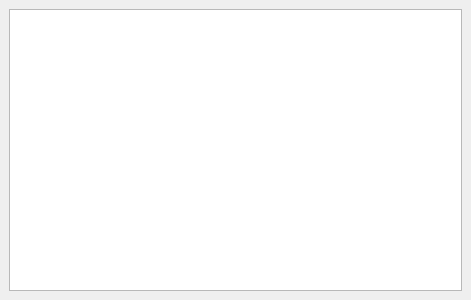
<?xml version="1.0" encoding="UTF-8"?>
<ui version="4.0">
 <class>LoggerWin</class>
 <widget class="QDockWidget" name="LoggerWin">
  <property name="geometry">
   <rect>
    <x>0</x>
    <y>0</y>
    <width>471</width>
    <height>300</height>
   </rect>
  </property>
  <property name="windowTitle">
   <string>logger</string>
  </property>
   <widget class="QWidget" name="verticalLayoutWidget">
    <property name="geometry">
     <rect>
      <x>10</x>
      <y>0</y>
      <width>451</width>
      <height>271</height>
     </rect>
    </property>
    <layout class="QVBoxLayout" name="verticalLayout">
     <item>
      <widget class="QPlainTextEdit" name="textEdit"/>
     </item>
    </layout>
   </widget>
 </widget>
 <resources/>
 <connections/>
</ui>
